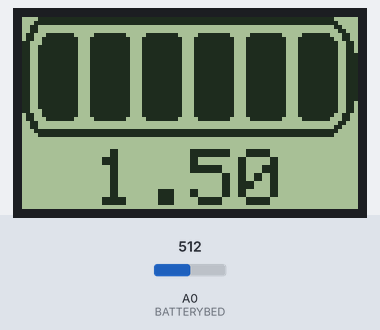
Bench run of a program on a simulated ESP8266 (NodeMCU). On the bench: 84×48 one-colour display. The test bench sets the inputs (shaded band); at power-on: A0 (BATTERYBED) = 512.

Above: at 1.7 s.
1.8 s: A0 (BATTERYBED) set to 479
At 2.7 s:
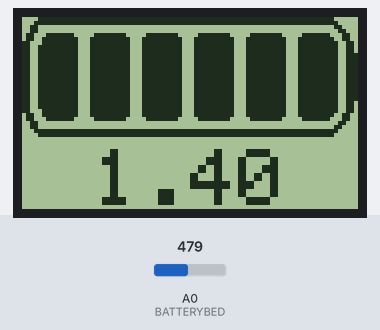
3.7 s: A0 (BATTERYBED) set to 444
At 4.8 s:
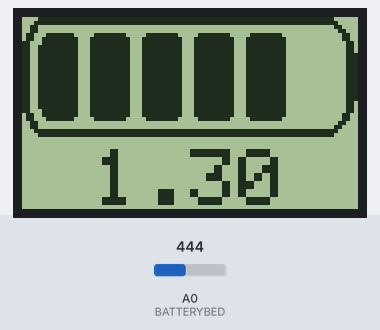
5.4 s: A0 (BATTERYBED) set to 306
At 6.8 s:
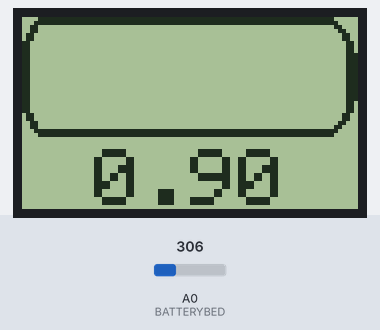
7.1 s: A0 (BATTERYBED) set to 329
At 7.7 s:
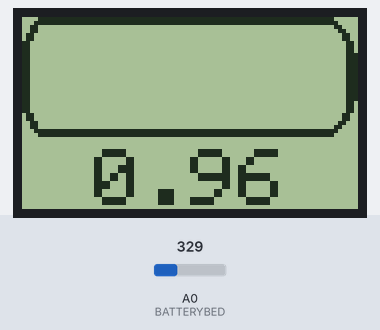
8.8 s: A0 (BATTERYBED) set to 357
At 9.7 s:
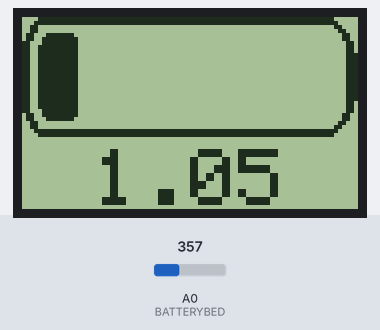
10.5 s: A0 (BATTERYBED) set to 511
At 11.8 s:
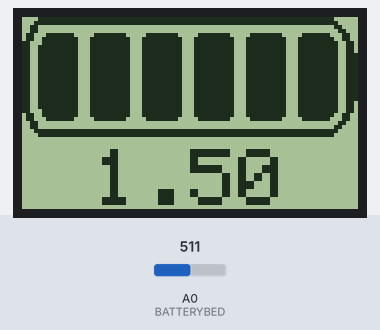
Timing chart, 0 to 13.2 s (numbered marks = the images above; inputs shaded):
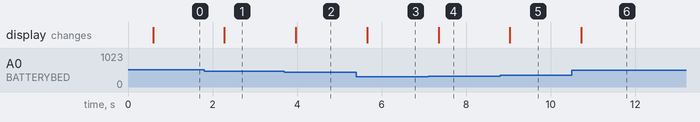

The program:

main.cpp
```cpp
//KÜTÜPHANELERİMİZİ TANIMLIYORUZ
#include <Arduino.h>
#include <Wire.h>
#include <SPI.h>
#include <Adafruit_PCD8544.h>
#include "battery.h"

//PİL YUVASININ PROTUNUZ TANIMLIYORUZ
#define BATTERYBED A0

//LCD EKRANIMIZI TANIMLIYORUZ
Adafruit_PCD8544 lcd= Adafruit_PCD8544(D4,D3,D2,D1,D0);

//ÇOK FAZLA YAPTIĞIMIZ İŞLERİ FONKSİYONLAŞTIRIP İŞİMİZİ KOLAYLAŞTIRIYORUZ
void clearscreen();
float mat();

//VERİLERİMİZİ TANIMLIYORUZ
struct veriler
{
int j=0;
float vin = 0.0;
};
veriler veri;

//PİL RESİMLERİNİ DİZİNE ATIYORUZ
uint8_t *batterys[]= {battery0,battery1,battery2,battery3,battery4,battery5,battery6};

//NODEMCU BAŞLADIĞINDA BİR SEFER ÇALIŞACAK KODLAR
void setup() {
  lcd.begin();
  lcd.setContrast(60);
  clearscreen();
  delay(500);
}

//NODEMCU BAŞLADIĞINDA SÜREKLİ ÇALIŞACAK KODLAR
void loop() {
  clearscreen();
  lcd.print(mat());
  lcd.drawBitmap(0,0,batterys[veri.j],84,30,BLACK);
  lcd.display();
  delay(500);
}

//LCD EKRANI TEMİZLEMEK İÇİN KULLANILAN FONKSİYON
void clearscreen(){
  lcd.clearDisplay();
  lcd.setCursor(18,33);
  lcd.setTextSize(2);
  lcd.setTextColor(BLACK);
}

// ANALOG PİNDEN ALDIĞIMIZ DEĞERİ VOLTA ÇEVİRİP HANGİ BİTMAPİN GÖSTERİLECEĞİNİ AYARLAYAN FONKSİYON
float mat(){
  veri.vin = ((3.3*analogRead(BATTERYBED))/1024) * 0.90909090909;

  delay(50);

  if (veri.vin <1.00) veri.j = 0;
  if (veri.vin <1.071 && veri.vin >=1.00) veri.j = 1;
  if (veri.vin <1.142 && veri.vin >=1.071) veri.j = 2;
  if (veri.vin <1.213 && veri.vin >=1.142) veri.j = 3;
  if (veri.vin <1.284 && veri.vin >=1.213) veri.j = 4;
  if (veri.vin <1.355 && veri.vin >=1.284) veri.j = 5;
  if (veri.vin <1.650 && veri.vin >=1.355) veri.j = 6;

  return veri.vin;
}
```

battery.h
```cpp
#include <avr/pgmspace.h>

extern uint8_t battery0 [];
extern uint8_t battery1 [];
extern uint8_t battery2 [];
extern uint8_t battery3 [];
extern uint8_t battery4 [];
extern uint8_t battery5 [];
extern uint8_t battery6 [];
```

Source omitted: battery.c (46675 bytes)

Measured:
- the behaviour switches between 463 and 462 on A0 (BATTERYBED) (found by bisection; images 1 and 2)
- the behaviour switches between 341 and 342 on A0 (BATTERYBED) (found by bisection; images 4 and 5)
- after the input at 1.8 s, the display: changes after 0.48 s (image 1)
- after the input at 3.7 s, the display: changes after 0.27 s (image 2)
- after the input at 5.4 s, the display: changes after 0.26 s (image 3)
- after the input at 7.1 s, the display: changes after 0.25 s (image 4)
- after the input at 8.8 s, the display: changes after 0.23 s (image 5)
- after the input at 10.5 s, the display: changes after 0.22 s (image 6)
